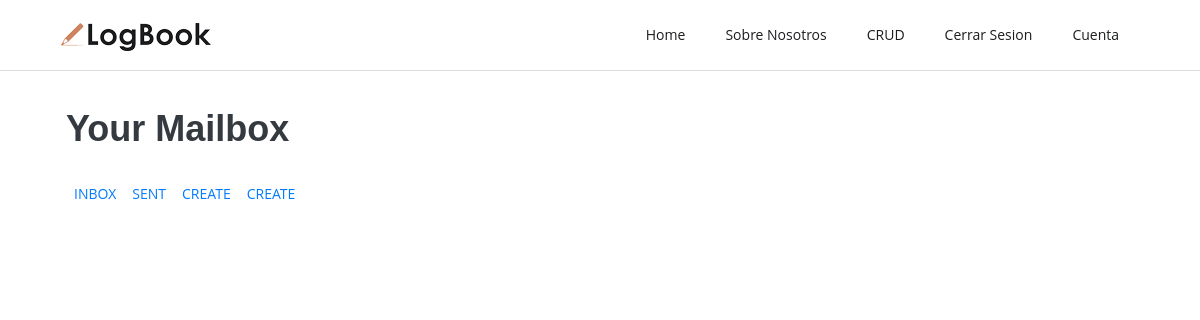
Page /mensajes/inbox_mensajes/ (signed in) on the earlier database version.
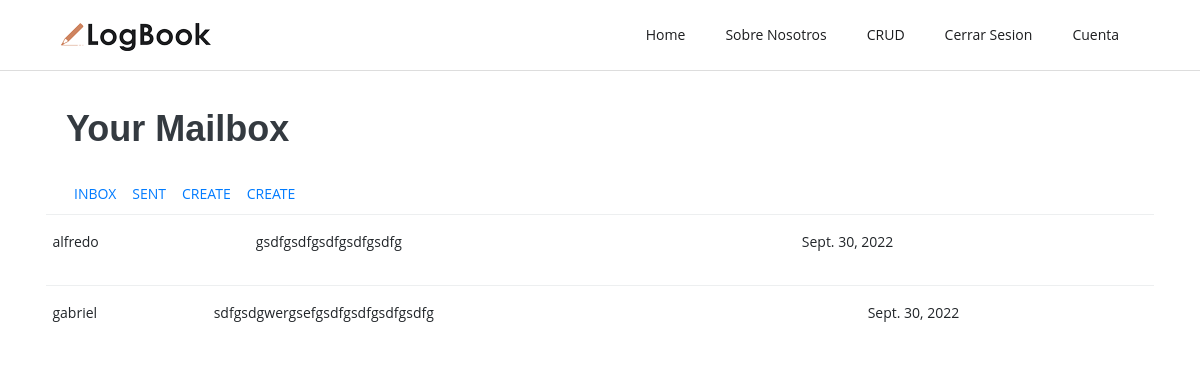
Same page on the later database version.
### mensajes/models.py (models this page shows)
class Base(models.Model):
    id = models.AutoField(primary_key=True)
    estado=models.BooleanField(default=True)
    fecha_creacion = models.DateField(auto_now=False, auto_now_add=True)
    fecha_modificacion = models.DateField(auto_now=True, auto_now_add=False)
    fecha_eliminacion = models.DateField(auto_now=True, auto_now_add=False)

class mensajes(Base):
  sender=  models.ForeignKey(User, related_name='sent_messages',on_delete=models.PROTECT)
  receiver=  models.ForeignKey(User, related_name='receiver_messages',on_delete=models.PROTECT)
  body = models.CharField(max_length=500)

class Base(models.Model):
    id = models.AutoField(primary_key=True)
    estado=models.BooleanField(default=True)
    fecha_creacion = models.DateField(auto_now=False, auto_now_add=True)
    fecha_modificacion = models.DateField(auto_now=True, auto_now_add=False)
    fecha_eliminacion = models.DateField(auto_now=True, auto_now_add=False)

### mensajes/views.py (the view)
# urls.py: path('inbox_mensajes/',inbox_mensajes,name='inbox_mensajes'),
def inbox_mensajes(request):
  inbox=mensajes.objects.filter(receiver= request.user)
  return render(request,"mensajes.html",{'inbox':inbox})

### templates/mensajes.html
{% extends 'bases/base_mensajes.html' %}
{% load static %}
{% block content %}
{% include 'includes/navbar.html' %}
{% include 'includes/section_message.html' %}
{% endblock %}

### templates/includes/section_message.html (shortened to what this page needs)
{% load static %}
{% load widget_tweaks %}
<div class="container p-3">
  <div class="row">
    <div class="col-md-12">
      <div class="card">
        <div class="card-body  text-black mailbox-widget pb-0">
          <h2 class="text-dark pb-3">Your Mailbox</h2>
          <div class="navbar-nav navbar-expand">
            <ul class=" navbar-nav mr-auto mt-2 mt-lg-0">
              <li class="nav-item">
                <a class="nav-link" href="{% url 'inbox_mensajes' %}">
                  <span>INBOX</span>
                </a>
              </li>
              <li class="nav-item">
                <a class="nav-link " href="{% url 'send_mensajes' %}">
                  <span>SENT</span>
                </a>
              </li>
              <li class="nav-item">
                <a class="nav-link" href="{% url 'send_mensajes' %}">
                  <span>CREATE</span>
                </a>
              </li>
              <li class="nav-item">
                <a class="nav-link" href="{% url 'send_mensajes' %}">
                  <span>CREATE</span>
                </a>
              </li>
            </ul>
          </div>
        </div>
        {% if inbox %}
        {% for mensaje in inbox %}
        <div class="tab-content" id="myTabContent">
          <table class="table">
            <tbody>
              <tr>
                <td>
                  {{ mensaje.sender }}
                </td>
                <td>
                  {{ mensaje.body }}
                </td>
                <td >{{ mensaje.fecha_creacion }}</td>
              </tr>
            </tbody>
          </table>
          {% endfor %}
          {% endif %}
          </div>
        </div>
      </div>
    </div>
  </div>

Differences in the rows shown:
added mensajes: sender "alfredo", body "gsdfgsdfgsdfgsdfgsdfg", fecha_creacion "Sept. 30, 2022"
added mensajes: sender "gabriel", body "sdfgsdgwergsefgsdfgsdfgsdfgsdfg", fecha_creacion "Sept. 30, 2022"
